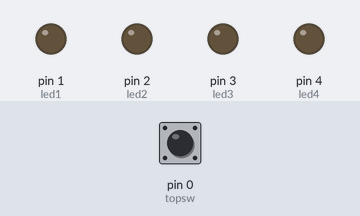
The sketch below on a simulated Arduino Uno, built with avr-gcc and run on an emulated ATmega328P. Shown: output pins drawn as LEDs (lit = HIGH). Inputs (shaded band) come from the test bench; at power-on: pin 0 (topsw) HIGH.

Above: at 1.2 s.
1.3 s: pin 0 (topsw) pulled LOW for 0.15 s
At 1.7 s:
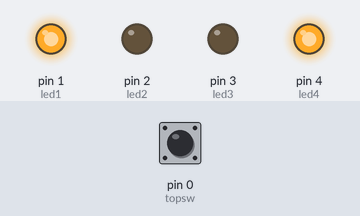
At 2.3 s:
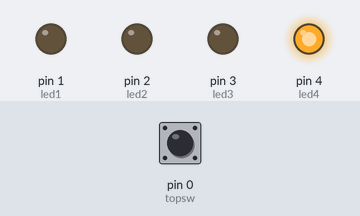
10.4 s: pin 0 (topsw) pulled LOW for 3.2 s
At 13.1 s:
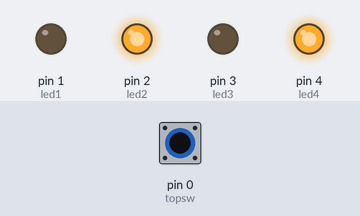
Timing chart, 0 to 22.6 s (numbered marks = the images above; inputs shaded):
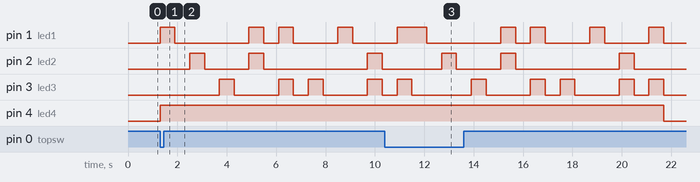

Measured:
- after the input at 1.3 s, pin 1 (led1): LOW → HIGH at once, → LOW 0.60 s later, → HIGH 3.0 s later, → LOW 0.60 s later, … (8 changes in this stretch); pin 2 (led2): goes HIGH 0.60 s, LOW 1.8 s, HIGH 0.60 s, LOW 4.2 s, HIGH 0.60 s, then LOW, starting after 1.2 s
- after the input at 10.4 s, pin 2 (led2): goes HIGH 0.60 s, LOW 1.8 s, HIGH 0.60 s, LOW 4.2 s, HIGH 0.60 s, then LOW, starting after 2.3 s; pin 4 (led4): HIGH → LOW after 11.3 s instead of 1.1 s

The sketch:

digi_td.ino
```cpp
int led1 = 1; //Specify to which pin you are connecting the Left Orange LED
int led2 = 2; //Specify to which pin you are connecting the Middle Orange LED
int led3 = 3; //Specify to which pin you are connecting the Right Orange LED
int led4 = 4; //Specify to which pin you are connecting the Red LED
int topsw = 0; //Specify to which pin you are connecting the trigger switch
bool animationRunning = false;

void setup() {
  pinMode(led1, OUTPUT);
  pinMode(led2, OUTPUT);
  pinMode(led3, OUTPUT);
  pinMode(led4, OUTPUT);
  pinMode(topsw, INPUT_PULLUP);
}

void loop()
{
  if(animationRunning == false && digitalRead(topsw) == LOW)
  {
    animationRunning = true;
    runAnimation();
  }
}

void runAnimation() {

  //Light Status 1
  digitalWrite(led4, HIGH);
  digitalWrite(led1, HIGH);
  delay(600);
  digitalWrite(led1, LOW);
  delay(600);

  //Light Status 2
  digitalWrite(led2, HIGH);
  delay(600);
  digitalWrite(led2, LOW);
  delay(600);

  //Light Status 3
  digitalWrite(led3, HIGH);
  delay(600);
  digitalWrite(led3, LOW);
  delay(600);

  //Light Status 4
  digitalWrite(led1, HIGH);
  digitalWrite(led2, HIGH);
  delay(600);
  digitalWrite(led1, LOW);
  digitalWrite(led2, LOW);
  delay(600);

  //Light Status 5
  digitalWrite(led1, HIGH);
  digitalWrite(led3, HIGH);
  delay(600);
  digitalWrite(led1, LOW);
  digitalWrite(led3, LOW);
  delay(600);

  //Light Status 6
  digitalWrite(led3, HIGH);
  delay(600);
  digitalWrite(led3, LOW);
  delay(600);

  //Light Status 7
  digitalWrite(led1, HIGH);
  delay(600);
  digitalWrite(led1, LOW);
  delay(600);

  //Light Status 8
  digitalWrite(led2, HIGH);
  digitalWrite(led3, HIGH);
  delay(600);
  digitalWrite(led2, LOW);
  digitalWrite(led3, LOW);
  delay(600);

  //Light Status 9
  digitalWrite(led1, HIGH);
  digitalWrite(led3, HIGH);
  delay(600);
  digitalWrite(led1, LOW);
  digitalWrite(led3, LOW);
  digitalWrite(led4, LOW);

  animationRunning = false;
}
```
